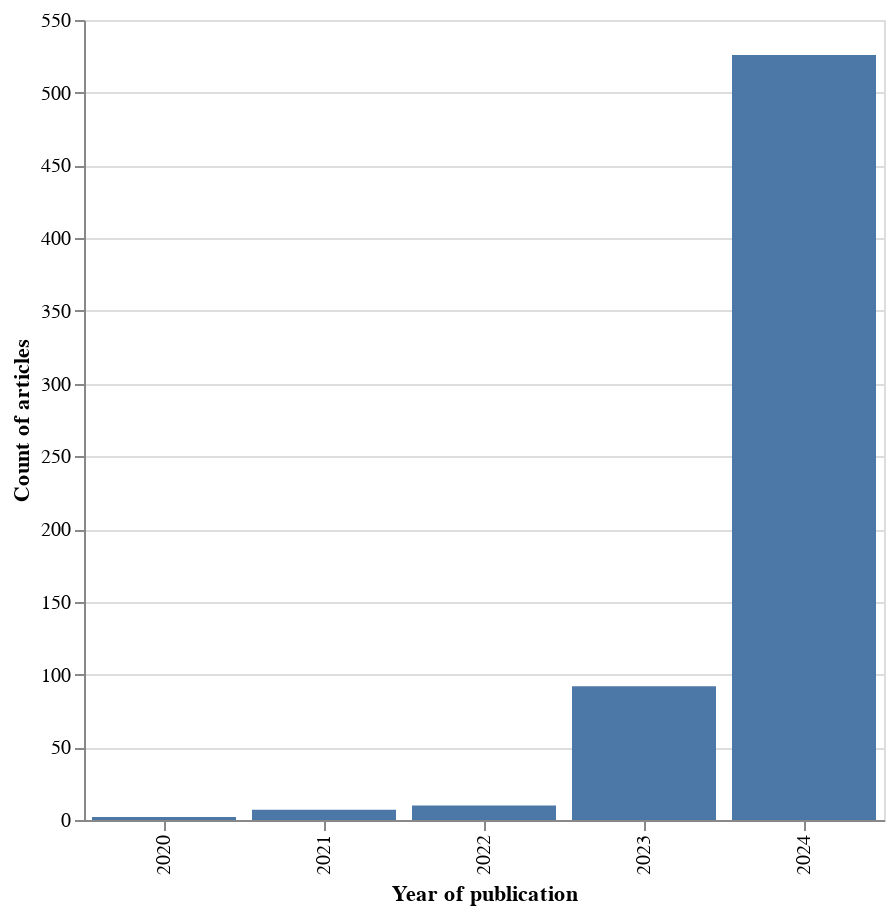

This figure's notebook cell:
### Markdown cell above
## Visualizing the timestamps

### Code cell
# some quick transformations and an altair histogram
years_to_plot: pd.DataFrame = pd.DataFrame(
    {
        "year_of_publication": [
            int(datetime.fromtimestamp(ts).year) for ts in df["published_timestamp"]
        ]
    }
)
alt.Chart(years_to_plot).mark_bar().encode(
    alt.X("year_of_publication:N", title="Year of publication"),
    y=alt.Y("count()", title="Count of articles"),
).properties(width=400, height=400)

### Figure 1 — Vega-Lite specification as saved in the notebook (floating-point values rounded to 4 significant figures; data arrays with more than 128 entries replaced by an {"elided": "..."} marker saying what was removed)
{"$schema": "https://vega.github.io/schema/vega-lite/v4.17.0.json", "config": {"view": {"continuousHeight": 300, "continuousWidth": 400}}, "data": {"name": "data-cde07add22aecade5ac400228ba45ca8"}, "datasets": {"data-cde07add22aecade5ac400228ba45ca8": {"elided": "637 records"}}, "encoding": {"x": {"field": "year_of_publication", "title": "Year of publication", "type": "nominal"}, "y": {"aggregate": "count", "title": "Count of articles", "type": "quantitative"}}, "height": 400, "mark": "bar", "width": 400}
